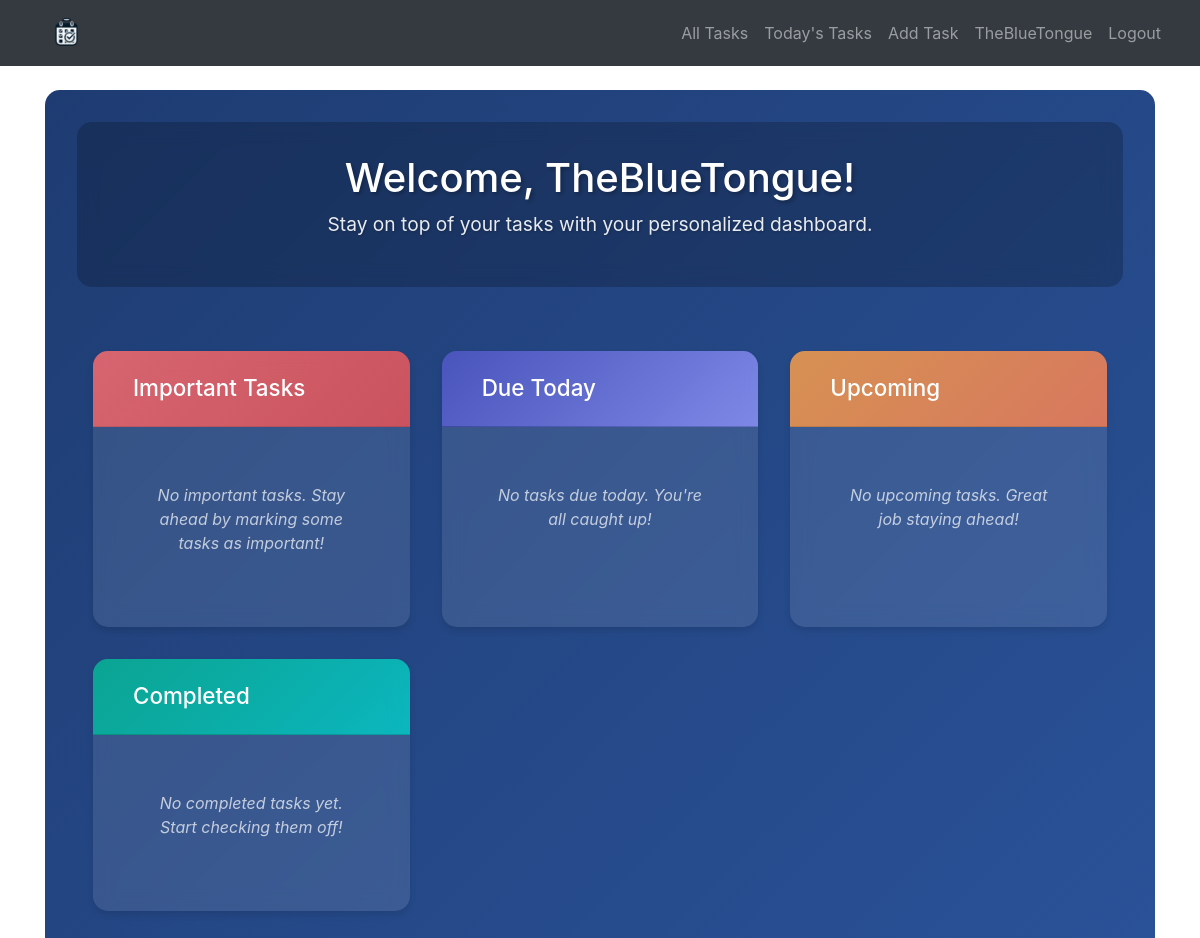
The page /dashboard (signed in) on the database as committed earlier.
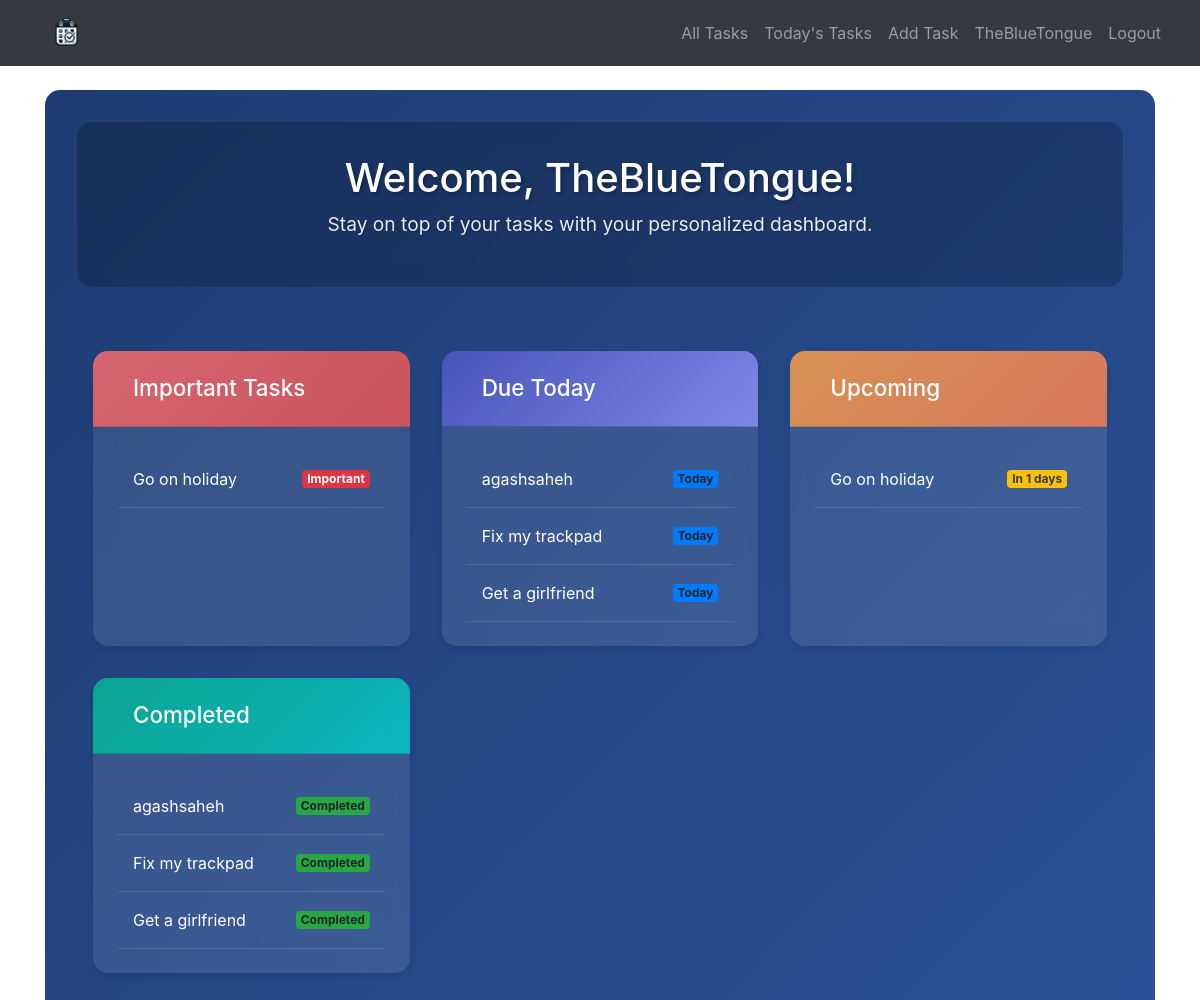
The same page on the database as committed later.
### database_setup.py (models this page shows)
class User(Base, UserMixin):
    __tablename__ = 'users'
    id = Column(Integer, primary_key=True)
    username = Column(String(150), unique=True, nullable=False)
    email = Column(String(150), nullable=True)
    password = Column(String(150), nullable=False)
    tasks = relationship('Task', back_populates='owner')

class Task(Base):
    __tablename__ = 'tasks'
    id = Column(Integer, primary_key=True)
    title = Column(String(150), nullable=False)
    category = Column(String(50), nullable=False)
    description = Column(String(500), nullable=True)
    due_date = Column(Date, nullable=True)
    is_complete = Column(Boolean, default=False)
    user_id = Column(Integer, ForeignKey('users.id'), nullable=False)
    important = Column(Boolean, default=False)
    owner = relationship('User', back_populates='tasks')
    created_at = Column(DateTime, default=datetime.utcnow)  # Automatically set the current timestamp on task creation

### app.py (the view)
@app.route('/dashboard')
@login_required
def dashboard():
    session = SessionLocal()
    try:
        tasks = session.query(Task).filter_by(user_id=current_user.id).all()
        important_tasks = [task for task in tasks if task.important and not task.is_complete]
        tasks_due_today = [
            task for task in tasks
            if task.due_date and task.due_date == datetime.utcnow().date()
        ]
        upcoming_tasks = [
            task for task in tasks
            if task.due_date and task.due_date > datetime.utcnow().date() and not task.is_complete
        ]
        completed_tasks = [task for task in tasks if task.is_complete]
        today = datetime.utcnow().date()
        for task in upcoming_tasks:
            task.days_until_due = (task.due_date - today).days
    finally:
        session.close()  # Ensure session is closed even if an error occurs
    return render_template(
        'dashboard.html',
        important_tasks=important_tasks,
        tasks_due_today=tasks_due_today,
        upcoming_tasks=upcoming_tasks,
        completed_tasks=completed_tasks
    )

### app.py (called while the page is built)
@login_manager.user_loader
def load_user(user_id):
    session = SessionLocal()
    user = session.query(User).get(int(user_id))
    session.close()
    return user

### templates/dashboard.html (shortened to what this page needs)
{% extends 'base.html' %}
{% block content %}
<div class="dashboard-container">
    <header class="dashboard-header fade-in">
        <h1>Welcome, {{ current_user.username }}!</h1>
        <p class="subtitle">Stay on top of your tasks with your personalized dashboard.</p>
    </header>
    <div class="dashboard-grid">
        <div class="dashboard-card slide-up" style="--delay: 0.1s">
            <div class="card-header gradient-red">
                <h2>Important Tasks</h2>
            </div>
            <div class="card-body">
                {% if important_tasks %}
                    <ul class="task-list">
                        {% for task in important_tasks %}
                            <li class="task-item">
                                <a href="{{ url_for('task_detail', task_id=task.id) }}">{{ task.title }}</a>
                                <span class="badge badge-danger">Important</span>
                            </li>
                        {% endfor %}
                    </ul>
                {% else %}
                    <p class="empty-state">No important tasks. Stay ahead by marking some tasks as important!</p>
                {% endif %}
            </div>
        </div>
        <div class="dashboard-card slide-up" style="--delay: 0.2s">
            <div class="card-header gradient-blue">
                <h2>Due Today</h2>
            </div>
            <div class="card-body">
                {% if tasks_due_today %}
                    <ul class="task-list">
                        {% for task in tasks_due_today %}
                            <li class="task-item">
                                <a href="{{ url_for('task_detail', task_id=task.id) }}">{{ task.title }}</a>
                                <span class="badge bg-primary">Today</span>
                            </li>
                        {% endfor %}
                    </ul>
                {% else %}
                    <p class="empty-state">No tasks due today. You're all caught up!</p>
                {% endif %}
            </div>
        </div>
        <div class="dashboard-card slide-up" style="--delay: 0.3s">
            <div class="card-header gradient-orange">
                <h2>Upcoming</h2>
            </div>
            <div class="card-body">
                {% if upcoming_tasks %}
                    <ul class="task-list">
                        {% for task in upcoming_tasks %}
                            <li class="task-item">
                                <a href="{{ url_for('task_detail', task_id=task.id) }}">{{ task.title }}</a>
                                <span class="badge bg-warning text-dark">In {{ task.days_until_due }} days</span>
                            </li>
                        {% endfor %}
                    </ul>
                {% else %}
                    <p class="empty-state">No upcoming tasks. Great job staying ahead!</p>
                {% endif %}
            </div>
        </div>
        <div class="dashboard-card slide-up" style="--delay: 0.4s">
            <div class="card-header gradient-green">
                <h2>Completed</h2>
            </div>
            <div class="card-body">
                {% if completed_tasks %}
                    <ul class="task-list">
                        {% for task in completed_tasks %}
                            <li class="task-item">
                                <a href="{{ url_for('task_detail', task_id=task.id)}}">{{ task.title }}</a>
                                <span class="badge bg-success">Completed</span>
                            </li>
                        {% endfor %}
                    </ul>
                {% else %}
                    <p class="empty-state">No completed tasks yet. Start checking them off!</p>
                {% endif %}
            </div>
        </div>
    </div>
</div>
{% endblock %}

### templates/base.html (shortened to what this page needs)
<!DOCTYPE html>
<html lang="en">
<head>
    <link rel="stylesheet" href="https://stackpath.bootstrapcdn.com/bootstrap/4.5.2/css/bootstrap.min.css">
    <link rel="stylesheet" href="{{ url_for('static', filename='styles.css') }}">
</head>
<body>
    <nav class="navbar navbar-expand-lg navbar-dark bg-dark">
        <div class="container-fluid">
            <a class="navbar-brand" href="{{ url_for('dashboard') }}">
                <img src="{{ url_for('static', filename='images/logo.png') }}" alt="Saintly Scheduler Logo" style="height: 40px; border: none;">
            </a>
            <ul class="navbar-nav ml-auto">
                {% if current_user.is_authenticated %}
                    <div class="navbar-nav">
                        <a class="nav-link {% if request.endpoint == 'tasks' %}active{% endif %}" href="{{ url_for('tasks') }}">All Tasks</a>
                        <a class="nav-link {% if request.endpoint == 'todays_tasks' %}active{% endif %}" href="{{ url_for('todays_tasks') }}">Today's Tasks</a>
                        <a class="nav-link {% if request.endpoint == 'add_task' %}active{% endif %}" href="{{ url_for('add_task') }}">Add Task</a>
                    </div>
                    <li class="nav-item">
                        <a class="nav-link {% if request.endpoint == 'user_profile' %}active{% endif %}" href="{{ url_for('user_profile') }}">
                            {{ current_user.username }}
                        </a>
                    </li>
                    <li class="nav-item">
                        <a class="nav-link" href="{{ url_for('logout') }}">Logout</a>
                    </li>
                {% endif %}
            </ul>
        </div>
    </nav>
    <div class="container mt-4">
        {% block content %}{% endblock %}
    </div>
</body>
</html>

### templates/dashboard.html (style rules this page uses)
.dashboard-container { padding: 2rem; max-width: 1400px; margin: 0 auto; background: linear-gradient(135deg, #1e3c72 0%, #2a5298 100%); min-height: 100vh; border-radius: 15px; }
.dashboard-header { text-align: center; margin-bottom: 3rem; padding: 2rem; background: rgba(0, 0, 0, 0.2); border-radius: 15px; backdrop-filter: blur(10px); }
.dashboard-header h1 { font-size: 2.5rem; color: #ffffff; margin-bottom: 0.5rem; text-shadow: 2px 2px 4px rgba(0, 0, 0, 0.3); }
.subtitle { color: #ffffff; font-size: 1.2rem; opacity: 0.9; text-shadow: 1px 1px 3px rgba(0, 0, 0, 0.3); }
.dashboard-grid { display: grid; grid-template-columns: repeat(auto-fit, minmax(300px, 1fr)); gap: 2rem; padding: 1rem; }
.dashboard-card { background: rgba(255, 255, 255, 0.1); border-radius: 15px; box-shadow: 0 4px 6px rgba(0, 0, 0, 0.1); transition: transform 0.3s ease, box-shadow 0.3s ease; overflow: hidden; opacity: 0; animation: slideUp 0.5s ease forwards; animation-delay: var(--delay); backdrop-filter: blur(10px); }
.card-header { padding: 1.5rem; color: white; display: flex; align-items: center; gap: 1rem; }
.card-header h2 { margin: 0; font-size: 1.4rem; }
.card-body { padding: 1.5rem; }
.task-list { list-style: none; padding: 0; margin: 0; }
.task-item { padding: 1rem; border-bottom: 1px solid rgba(255, 255, 255, 0.1); display: flex; justify-content: space-between; align-items: center; transition: background-color 0.2s ease; }
.task-item a { color: #ffffff; text-decoration: none; }
.gradient-red { background: linear-gradient(135deg, rgba(255, 107, 107, 0.8) 0%, rgba(238, 82, 83, 0.8) 100%); }
.gradient-blue { background: linear-gradient(135deg, rgba(78, 84, 200, 0.8) 0%, rgba(143, 148, 251, 0.8) 100%); }
.gradient-orange { background: linear-gradient(135deg, rgba(255, 159, 67, 0.8) 0%, rgba(255, 127, 80, 0.8) 100%); }
.gradient-green { background: linear-gradient(135deg, rgba(0, 184, 148, 0.8) 0%, rgba(0, 206, 201, 0.8) 100%); }
.fade-in { animation: fadeIn 0.8s ease forwards; }
.slide-up { opacity: 0; animation: slideUp 0.5s ease forwards; animation-delay: var(--delay); }

Rows that differ between the two databases and show on the page:
added Task: title "Go on holiday", days_until_due "1"
added Task: title "agashsaheh"
added Task: title "Fix my trackpad"
added Task: title "Get a girlfriend"
Other text that changed with them:
text no longer shown: "No important tasks. Stay ahead by marking some tasks as important! No tasks due today. You're all caught up! No upcoming tasks. Great job staying ahead! No completed tasks yet. Start checking them off!"
